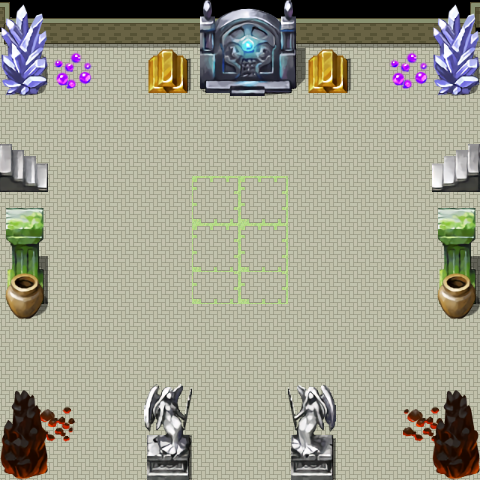

The image is a tile-based game level rendered from a .tmx file. Its description and source (layers, tilesets, objects; grid data summarised) follow:
An orthogonal 30x30 tile map with 16x16 px tiles, 9 tile layers (floor, walls, décorations, Calque de Tuiles 6, ...), 4 tilesets and 30 objects (22x collision, return_mountain, spawn_sanctuaire, prêtresse_path3, prêtresse_path2, ...).

<map version="1.5" tiledversion="1.7.2" orientation="orthogonal" renderorder="right-down" width="30" height="30" tilewidth="16" tileheight="16" infinite="0" nextlayerid="17" nextobjectid="44">
 <tileset firstgid="1" source="pokemon1.tsx" />
 <tileset firstgid="1185" source="sanctuaire3.tsx" />
 <tileset firstgid="3489" source="nakemon.tsx" />
 <tileset firstgid="24489" source="nakemon.tsx" />
 <layer id="5" name="floor" width="30" height="30">
  <data>[900 cells, 840 non-empty, 10 distinct tile ids]</data>
 </layer>
 <layer id="9" name="walls" width="30" height="30">
  <data>[900 cells, 74 non-empty, 14 distinct tile ids]</data>
 </layer>
 <layer id="8" name="décorations" width="30" height="30">
  <data>[900 cells, 150 non-empty, 108 distinct tile ids]</data>
 </layer>
 <layer id="12" name="Calque de Tuiles 6" width="30" height="30">
  <data>[900 cells, 18 non-empty, 9 distinct tile ids]</data>
 </layer>
 <layer id="10" name="Calque de Tuiles 5" width="30" height="30">
  <data>[900 cells, 0 non-empty, 0 distinct tile ids]</data>
 </layer>
 <layer id="13" name="Calque de Tuiles 7" width="30" height="30">
  <data>[900 cells, 0 non-empty, 0 distinct tile ids]</data>
 </layer>
 <objectgroup id="11" name="objects">
  <object id="3" type="collision" x="432.667" y="163.564" width="47" height="28.4773" />
  <object id="5" type="collision" x="467.875" y="143.795" width="11.8826" height="40.5379" />
  <object id="32" type="collision" x="456.625" y="150.67" width="11.8826" height="40.5379" />
  <object id="8" type="collision" x="438.333" y="267" width="35.3333" height="50.8333" />
  <object id="9" type="collision" x="6.33333" y="271.667" width="35.5" height="47.4167" />
  <object id="10" type="collision" x="-1" y="162.292" width="48.5" height="29.5417" />
  <object id="12" type="collision" x="-1" y="143.708" width="12.5417" height="39.9583" />
  <object id="33" type="collision" x="11.875" y="150.333" width="12.5417" height="39.9583" />
  <object id="14" type="collision" x="2.33333" y="6.33333" width="43" height="85" />
  <object id="15" type="collision" x="148" y="51" width="38.3333" height="44.6667" />
  <object id="16" type="collision" x="198.667" y="1" width="96" height="89.3333" />
  <object id="17" type="collision" x="307.667" y="50.6667" width="39.6667" height="47.6667" />
  <object id="18" type="collision" x="435.667" y="12" width="42.3333" height="84.3333" />
  <object id="19" type="collision" x="45.6667" y="18.6667" width="152" height="27.3333" />
  <object id="20" type="collision" x="296" y="18" width="139" height="26.6667" />
  <object id="21" type="collision" x="434" y="449" width="42.5" height="24" />
  <object id="22" type="collision" x="2.5" y="449" width="42.5" height="29.5" />
  <object id="23" type="collision" x="289.636" y="448" width="42.3636" height="27.5" />
  <object id="24" type="collision" x="146.636" y="447.182" width="41.3636" height="31.3182" />
  <object id="25" name="return_mountain" x="219.583" y="441.292" width="35.3333" height="19.25" />
  <object id="26" name="spawn_sanctuaire" x="239.5" y="410.083">
   <point />
  </object>
  <object id="28" type="collision" x="-1.5" y="476" width="481.5" height="2" />
  <object id="29" type="collision" x="473.333" y="5.33333" width="6.66667" height="469.333" />
  <object id="30" type="collision" x="0" y="12" width="6.66667" height="468" />
 </objectgroup>
 <objectgroup id="16" name="NPCPaths">
  <object id="36" name="prêtresse_path3" x="160.333" y="256" width="16.6667" height="16.6667" />
  <object id="37" name="prêtresse_path2" x="160.333" y="111" width="16.3333" height="17" />
  <object id="38" name="prêtresse_path1" x="320.333" y="111.667" width="16.3333" height="15.6667" />
  <object id="40" name="prêtresse_path4" x="321.333" y="255.333" width="16" height="16.6667" />
  <object id="42" name="brigand_path1" x="240" y="111.333" width="16.6667" height="16.3333" />
  <object id="43" name="brigand_path2" x="240.333" y="256.333" width="16" height="16" />
 </objectgroup>
 <layer id="14" name="Calque de Tuiles 8" width="30" height="30">
  <data>[900 cells, 0 non-empty, 0 distinct tile ids]</data>
 </layer>
 <layer id="15" name="Calque de Tuiles 9" width="30" height="30">
  <data>[900 cells, 0 non-empty, 0 distinct tile ids]</data>
 </layer>
 <layer id="7" name="top" width="30" height="30">
  <data>[900 cells, 102 non-empty, 69 distinct tile ids]</data>
 </layer>
</map>
